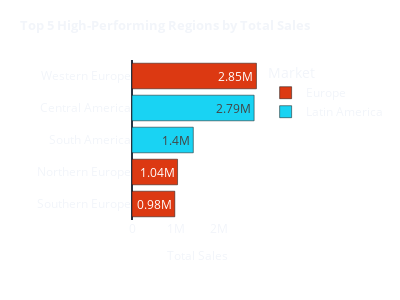

Notebook source saved alongside this figure:
### Code cell
bar1 = create_bar_region(df_2017)
bar1

### Figure 1 — Plotly figure (JSON) as saved in the notebook; plotly's stock layout.template omitted (floating-point values rounded to 4 significant figures)
{"data": [{"alignmentgroup": "True", "hovertemplate": "market=Europe<br>Total Sales=%{x}<br>=%{y}<br>total_sales_formatted=%{text}<extra></extra>", "legendgroup": "Europe", "marker": {"color": "#DC3912", "pattern": {"shape": ""}}, "name": "Europe", "offsetgroup": "Europe", "orientation": "h", "showlegend": true, "text": ["2.85M", "1.04M", "0.98M"], "textposition": "auto", "type": "bar", "x": [2847000.0, 1042000.0, 979700.0], "xaxis": "x", "y": ["Western Europe", "Northern Europe", "Southern Europe"], "yaxis": "y"}, {"alignmentgroup": "True", "hovertemplate": "market=Latin America<br>Total Sales=%{x}<br>=%{y}<br>total_sales_formatted=%{text}<extra></extra>", "legendgroup": "Latin America", "marker": {"color": "#19d3f3", "pattern": {"shape": ""}}, "name": "Latin America", "offsetgroup": "Latin America", "orientation": "h", "showlegend": true, "text": ["2.79M", "1.4M"], "textposition": "auto", "type": "bar", "x": [2794000.0, 1403000.0], "xaxis": "x", "y": ["Central America", "South America"], "yaxis": "y"}], "layout": {"autosize": true, "barmode": "relative", "height": 300, "legend": {"title": {"text": "Market"}, "tracegroupgap": 0}, "margin": {"t": 60}, "paper_bgcolor": "rgba(0, 0, 0, 0)", "plot_bgcolor": "rgba(0, 0, 0, 0)", "title": {"font": {"size": 13}, "text": "<b>Top 5 High-Performing Regions by Total Sales</b>"}, "width": 400, "xaxis": {"anchor": "y", "domain": [0, 1], "showgrid": false, "title": {"font": {"size": 12}, "text": "Total Sales"}}, "yaxis": {"anchor": "x", "categoryorder": "total ascending", "domain": [0, 1], "showgrid": false, "title": {"text": ""}}}}
